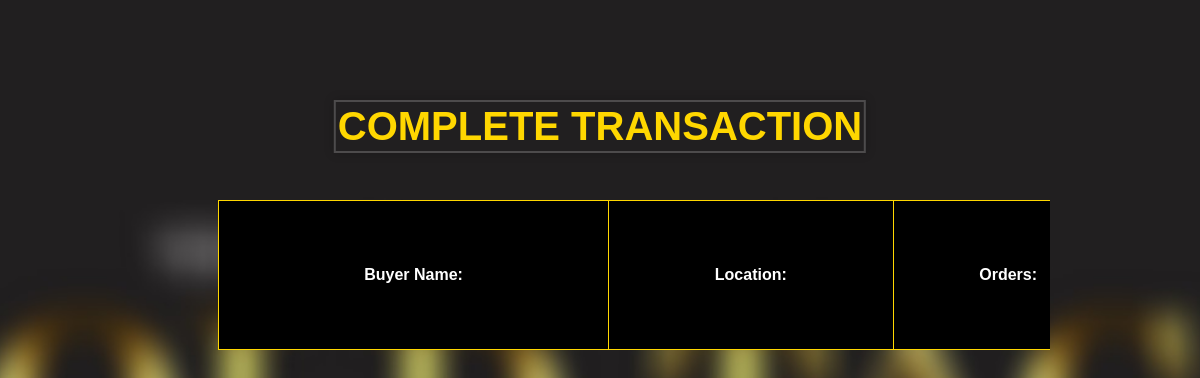
Page /delivered.php?email=jamie on the earlier database version.
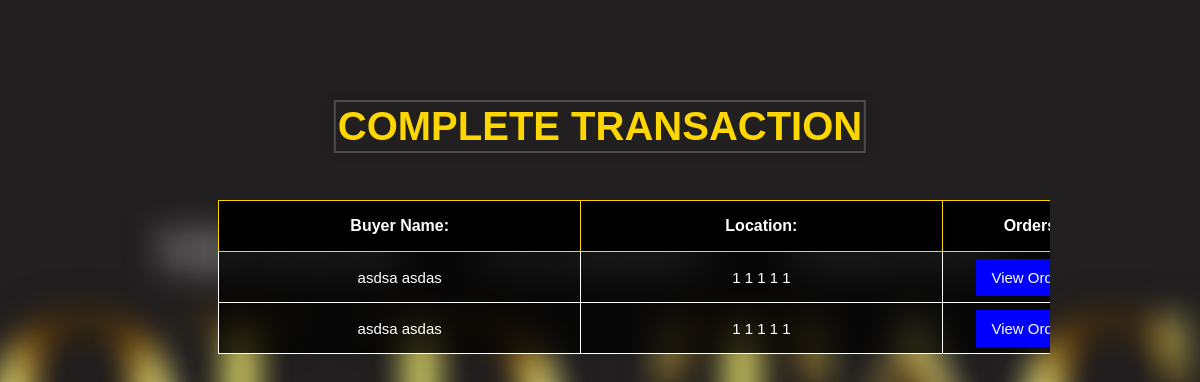
Same page on the later database version.
### tables this page shows
CREATE TABLE `complete_transaction` (
  `id` int(11) NOT NULL,
  `buyer_name` varchar(255) NOT NULL,
  `contact_number` bigint(20) NOT NULL,
  `address` varchar(255) NOT NULL,
  `product_name` varchar(255) NOT NULL,
  `total_price` int(255) NOT NULL,
  `quantity` int(255) NOT NULL,
  `product_size` varchar(255) NOT NULL,
  `email` varchar(255) NOT NULL,
  `image` varchar(255) NOT NULL,
  `item_uid` varchar(255) NOT NULL,
  `proof` varchar(255) NOT NULL,
  `rider` varchar(255) NOT NULL,
  `product_id` varchar(255) NOT NULL
);

### delivered.php (the view, shortened to what this page needs)
<?php
require_once("connection.php");
$email = $_GET['email'];
$sql = "SELECT * FROM complete_transaction WHERE rider= '$email'";
$result = mysqli_query($conn,$sql);
?>
<!DOCTYPE html>
<html lang="en">
<head>
    <link rel="stylesheet" href="orders.css">
</head>
<body>
    <header>
        <h1>COMPLETE TRANSACTION</h1>
    </header>
    <div class="scroll">
        <table>
            <tr>
                <th>Buyer Name:</th>
                <th>Location:</th>
                <th>Orders:</th>
            </tr>
            <?php
                while($row = mysqli_fetch_assoc($result)){
            ?>
            <tr>
                <td><?php echo $row['buyer_name'] ?></td>
                <td><?php echo $row['address'] ?></td>
                <td class="link"><a href="successfully_delivered.php?&email=<?php echo $email ?>&item_uid=<?php echo $row['item_uid']?>">View Orders</a></td>
            </tr>
            <?php
                }
            ?>
        </table>
    </div>
</body>
</html>

Differences in the rows shown:
added complete_transaction: buyer_name "asdsa asdas", address "1 1 1 1 1"
added complete_transaction: buyer_name "asdsa asdas", address "1 1 1 1 1"
